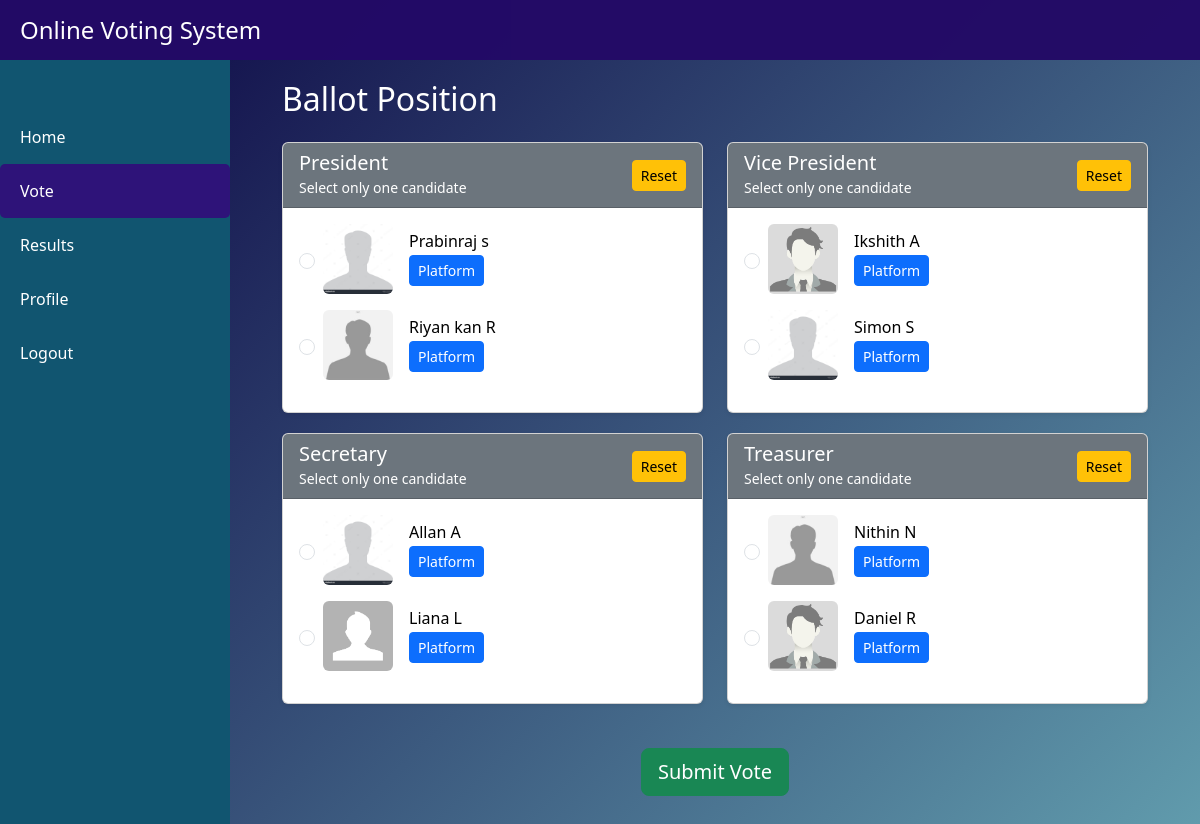
Page /ballot_position/ on the committed database.
### ops_app/models.py (models this page shows, shortened)
class Position(models.Model):
    description = models.CharField(max_length=100, unique=True)
    maximumvote = models.IntegerField(default=1)

class Candidate(models.Model):
    STATUS_CHOICES = (
        ("Pending", "Pending"),
        ("Approved", "Approved"),
        ("Rejected", "Rejected"),
    )
    firstname = models.CharField(max_length=100)
    lastname = models.CharField(max_length=100)
    email = models.EmailField(null=True, blank=True)
    manifesto = models.TextField(null=True, blank=True)
    status = models.CharField(max_length=20, choices=STATUS_CHOICES, default="Pending")
    applied_at = models.DateTimeField(default=timezone.now)  # ✅ FIXED
    position = models.ForeignKey(Position, on_delete=models.CASCADE, null=True, blank=True)
    photo = models.ImageField(upload_to="candidates/", null=True, blank=True)

### ops_app/views.py (the view)
# urls.py: path("ballot_position/", views.ballot_position, name="ballot_position"),
def ballot_position(request):
    positions = Position.objects.prefetch_related(
        Prefetch(
            'candidate_set',
            queryset=Candidate.objects.filter(status="Approved"),
            to_attr="candidates"
        )
    )
    return render(request, "ballot_position.html", {"positions": positions})

### ops_app/templates/ballot_position.html (shortened to what this page needs)
{% load static %}
<!DOCTYPE html>
<html lang="en">
<head>
  <link href="https://cdn.jsdelivr.net/npm/bootstrap@5.3.2/dist/css/bootstrap.min.css" rel="stylesheet">
</head>
<body>
  <nav class="navbar navbar-dark">
    <h4 class="text-white m-0">Online Voting System</h4>
  </nav>
  <div class="sidebar" id="sidebar">
    <a href="{% url 'home' %}">Home</a>
    <a href="{% url 'ballot_position' %}" class="active">Vote</a>
    <a href="#">Results</a>
    <a href="#">Profile</a>
    <a href="{% url 'user_logout' %}">Logout</a>
  </div>
  <section class="content">
    <div class="container">
      <h2 class="mb-4 text-white">Ballot Position</h2>
      <form id="ballotForm" method="POST" action="{% url 'submit_vote' %}">
        <div class="row">
          {% for position in positions %}
          <div class="col-md-6">
            <div class="card ballot-card shadow-sm">
              <div class="card-header bg-secondary text-white d-flex justify-content-between align-items-center">
                <div>
                  <h5 class="mb-0">{{ position.description }}</h5>
                  <small>Select only one candidate</small>
                </div>
                <button type="button" class="btn btn-sm btn-warning" onclick="resetSelection('{{ position.id }}')">Reset</button>
              </div>
              <div class="card-body">
                <div class="row">
                  {% for candidate in position.candidates %}
                  <div class="col-12 d-flex align-items-center mb-3">
                    <input type="radio"
                           name="position_{{ position.id }}"
                           value="{{ candidate.id }}"
                           class="form-check-input me-2 position-radio-{{ position.id }}">
                    {% if candidate.photo %}
                      <img src="{{ candidate.photo.url }}" alt="Candidate Photo" class="rounded me-3" width="70" height="70">
                    {% else %}
                      <img src="{% static 'default.png' %}" alt="Candidate Photo" class="rounded me-3" width="70" height="70">
                    {% endif %}
                    <div>
                      <h6 class="mb-1">{{ candidate.firstname }} {{ candidate.lastname }}</h6>
                      <button type="button" class="btn btn-sm btn-primary" data-bs-toggle="modal" data-bs-target="#platformModal{{ candidate.id }}">
                        Platform
                      </button>
                    </div>
                  </div>
                  {% endfor %}
                </div>
              </div>
            </div>
          </div>
          {% endfor %}
        </div>
        <div class="text-center mt-4">
          <button type="submit" class="btn btn-success btn-lg">Submit Vote</button>
        </div>
      </form>
    </div>
  </section>
</body>
</html>

### ops_app/templates/ballot_position.html (style rules this page uses)
body { background: linear-gradient(135deg, #0a0141, #619cad); min-height: 100vh; margin: 0; font-family: "Segoe UI", Arial, sans-serif; color: #fff; }
.navbar { background-color: rgba(35, 11, 102, 0.979); position: fixed; top: 0; left: 0; width: 100%; z-index: 1100; height: 60px; display: flex; align-items: center; justify-content: space-between; padding: 0 20px; }
.sidebar { height: 100vh; width: 230px; position: fixed; top: 60px; left: 0; background: rgb(17, 85, 112); color: rgb(235, 220, 226); padding-top: 20px; transition: transform 0.3s ease-in-out; }
.sidebar a { display: block; color: white; padding: 15px 20px; text-decoration: none; transition: 0.3s; }
.sidebar a:hover, .sidebar a.active { background-color: rgb(46, 19, 121); border-radius: 5px; }
.content { margin-left: 230px; padding: 80px 40px 40px; transition: margin-left 0.3s ease-in-out; }
.ballot-card { max-width: 500px; margin: 0 auto 20px auto; }
.card { color: #000; }

### rows in the picture
Position: description "President"
Candidate: photo (picture), firstname "Prabinraj", lastname "s"
Candidate: photo (picture), firstname "Riyan kan", lastname "R"
Position: description "Vice President"
Candidate: photo (picture), firstname "Ikshith", lastname "A"
Candidate: photo (picture), firstname "Simon", lastname "S"
Position: description "Secretary"
Candidate: photo (picture), firstname "Allan", lastname "A"
Candidate: photo (picture), firstname "Liana", lastname "L"
Position: description "Treasurer"
Candidate: photo (picture), firstname "Nithin", lastname "N"
Candidate: photo (picture), firstname "Daniel", lastname "R"
